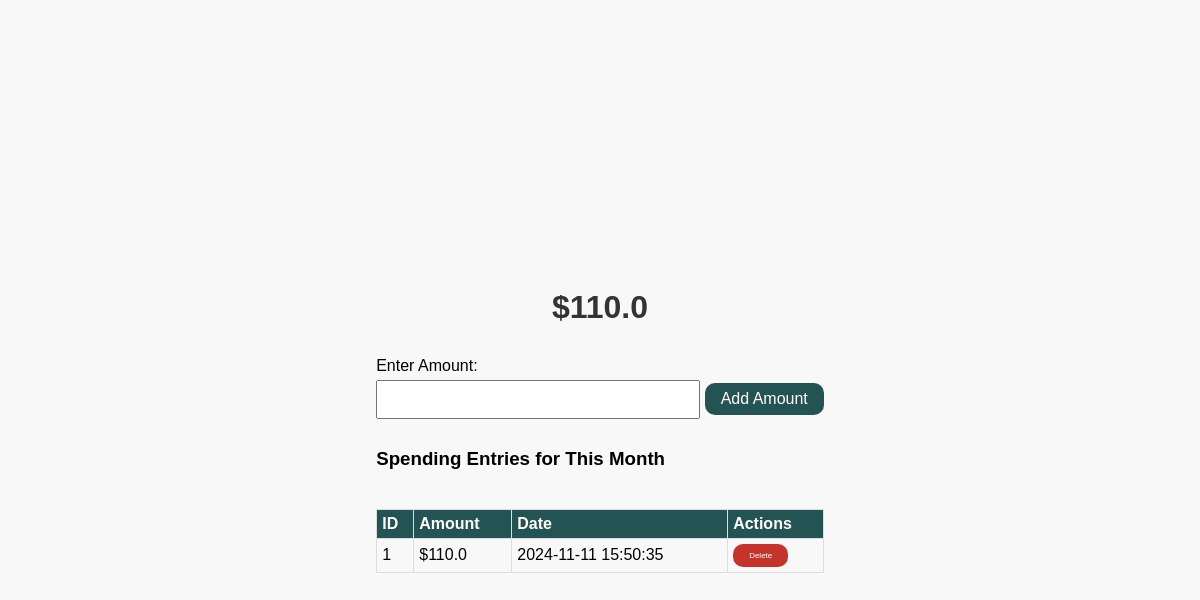
The page /budget on the database as committed earlier.
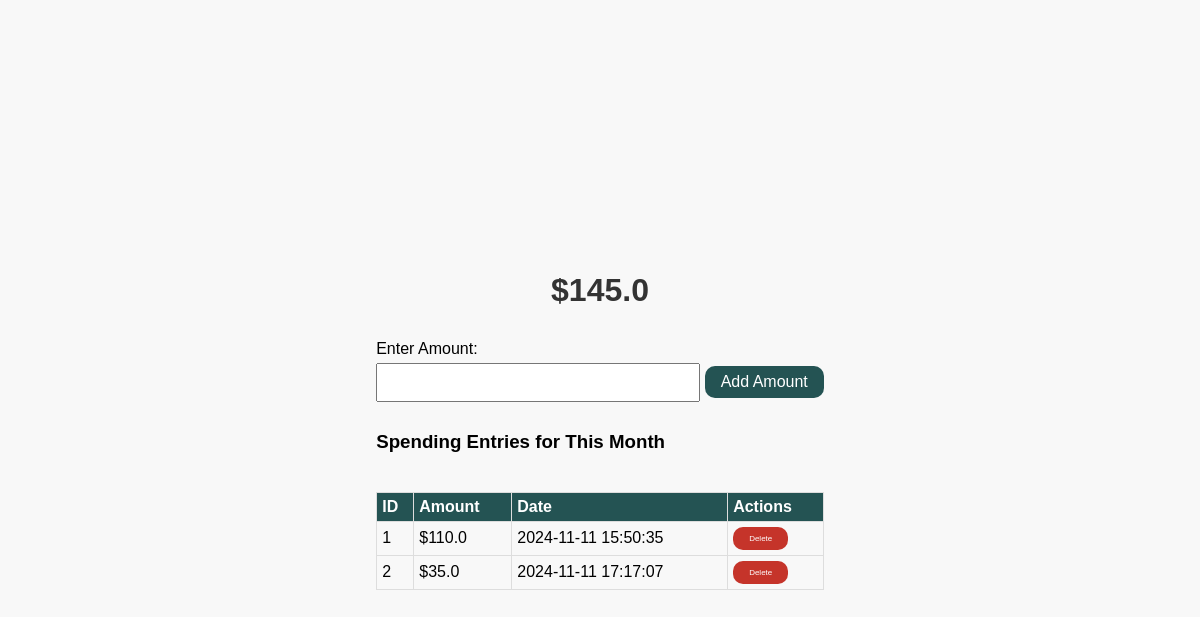
The same page on the database as committed later.
### app.py (models this page shows)
class Spending(db.Model):
    id = db.Column(db.Integer, primary_key=True, autoincrement=True)
    amount = db.Column(db.Float, nullable=False)
    date = db.Column(db.DateTime, default=datetime.utcnow)

### app.py (the view)
@app.route('/budget', methods=['GET'])
def track_spending_page():
    current_month = datetime.utcnow().month
    current_year = datetime.utcnow().year
    total_spending = db.session.query(db.func.sum(Spending.amount)).filter(
        db.extract('month', Spending.date) == current_month,
        db.extract('year', Spending.date) == current_year
    ).scalar() or 0  # Default to 0 if no data
    spending_entries = Spending.query.filter(
        db.extract('month', Spending.date) == current_month,
        db.extract('year', Spending.date) == current_year
    ).all()
    return render_template('budget.html', total_spending=total_spending, spending_entries=spending_entries)

### templates/budget.html (shortened to what this page needs)
<!DOCTYPE html>
<html lang="en">
<head>
</head>
<body style="display: grid; place-content: center; height: 100vh; margin: 0;">
    <h1 style="text-align: center;">${{ total_spending}}</h1>
    <form id="addSpendingForm">
        <label for="amount">Enter Amount:</label>
        <input type="number" id="amount" name="amount" step="0.01" required>
        <button type="submit">Add Amount</button>
    </form>
    <h3>Spending Entries for This Month</h3>
    <table id="spendingTable">
        <thead>
            <tr>
                <th>ID</th>
                <th>Amount</th>
                <th>Date</th>
                <th>Actions</th>
            </tr>
        </thead>
        <tbody>
            {% for entry in spending_entries %}
                <tr data-id="{{ entry.id }}">
                    <td>{{ entry.id }}</td>
                    <td>${{ entry.amount }}</td>
                    <td>{{ entry.date.strftime('%Y-%m-%d %H:%M:%S') }}</td>
                    <td><button class="delete-button" onclick="confirmDelete({{ entry.id }})">Delete</button></td>
                </tr>
            {% endfor %}
        </tbody>
    </table>
</body>
</html>

### templates/budget.html (style rules this page uses)
body { font-family: Arial, sans-serif; margin: 20px; padding: 20px; background-color: #f8f8f8; }
h1, h2 { color: #333; }
label { display: block; margin: 10px 0 5px; }
input { margin-bottom: 10px; padding: 10px; width: 300px; }
button { padding: 7px 16px; font-size: 16px; color: white; background-color: #245353; border: none; border-radius: 10px; cursor: pointer; }
table { width: 100%; border-collapse: collapse; margin-top: 20px; }
th, td { padding: 5px; border: 1px solid #ddd; text-align: left; }
th { background-color: #245353; color: white; }
.delete-button { font-size: 8px; background-color: #c5342a; }

Rows that differ between the two databases and show on the page:
added Spending: id "2", amount "35.0", date "2024-11-11 17:17:07"
Other text that changed with them:
{{ total_spending }}: "110.0" → "145.0"
